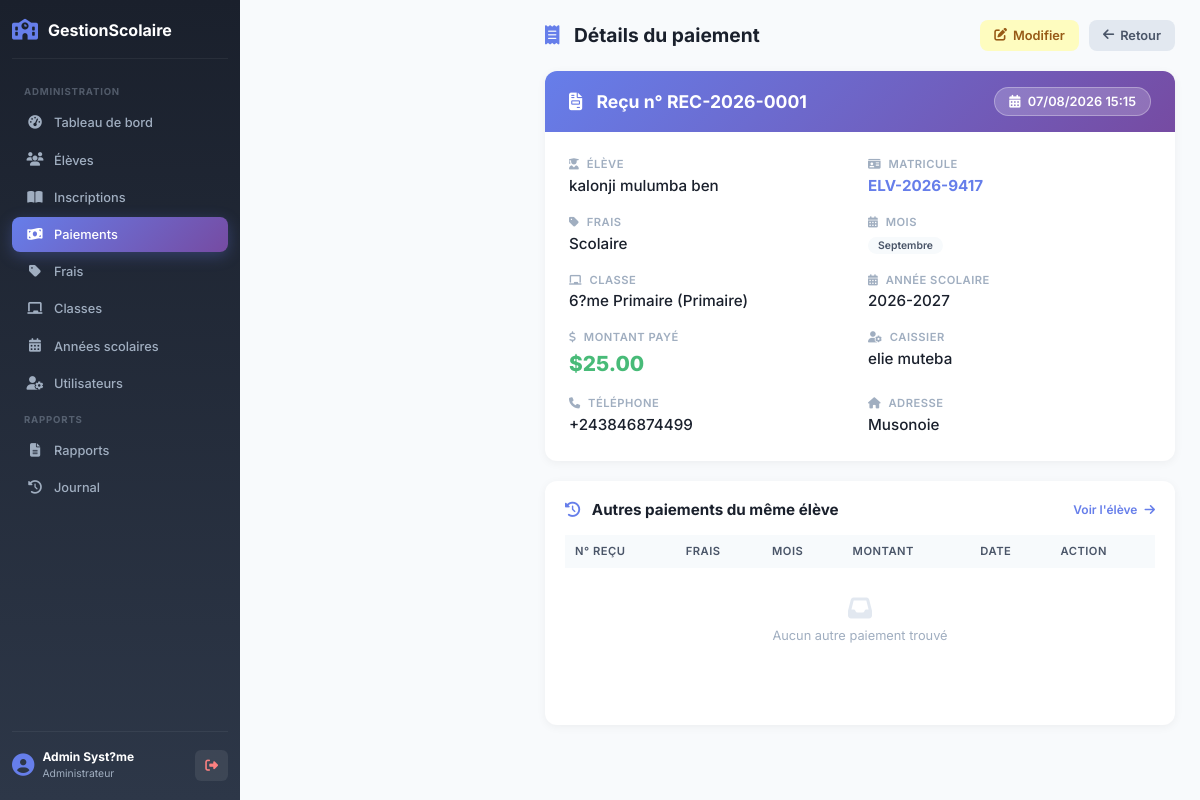
The page /admin/paiements/voir.php?id=1 (signed in) on the database its author committed.
### tables this page shows
CREATE TABLE `paiements` (
  `idPaiement` int(11) NOT NULL,
  `idInscription` int(11) NOT NULL,
  `idFrais` int(11) NOT NULL,
  `mois` enum('Septembre','Octobre','Novembre','D?cembre','Janvier','F?vrier','Mars','Avril','Mai','Juin','Juillet') DEFAULT NULL,
  `montantPaye` decimal(10,2) NOT NULL,
  `datePaiement` datetime DEFAULT current_timestamp(),
  `idCaissier` int(11) NOT NULL,
  `numeroRecu` varchar(50) DEFAULT NULL
);

CREATE TABLE `eleves` (
  `idEleve` int(11) NOT NULL,
  `matricule` varchar(30) NOT NULL,
  `nom` varchar(100) NOT NULL,
  `postNom` varchar(100) DEFAULT NULL,
  `prenom` varchar(100) DEFAULT NULL,
  `lieuNaissance` varchar(100) DEFAULT NULL,
  `sexe` enum('M','F') DEFAULT NULL,
  `dateNaissance` date DEFAULT NULL,
  `adresse` varchar(255) DEFAULT NULL,
  `telephone` varchar(20) DEFAULT NULL,
  `nomPere` varchar(100) DEFAULT NULL,
  `nomMere` varchar(100) DEFAULT NULL,
  `motDePasse` varchar(255) DEFAULT NULL,
  `idUtilisateur` int(11) DEFAULT NULL
);

CREATE TABLE `frais` (
  `idFrais` int(11) NOT NULL,
  `libelle` varchar(100) NOT NULL,
  `montant` decimal(10,2) NOT NULL,
  `typeFrais` enum('Inscription','Mensualit?','Autre') NOT NULL,
  `idAnnee` int(11) NOT NULL,
  `idNiveau` int(11) DEFAULT NULL,
  `statut` enum('Actif','Inactif') DEFAULT 'Actif'
);

CREATE TABLE `classes` (
  `idClasse` int(11) NOT NULL,
  `nomClasse` varchar(50) NOT NULL,
  `idNiveau` int(11) NOT NULL
);

CREATE TABLE `niveaux` (
  `idNiveau` int(11) NOT NULL,
  `nomNiveau` varchar(50) NOT NULL,
  `description` text DEFAULT NULL
);

CREATE TABLE `annees_scolaires` (
  `idAnnee` int(11) NOT NULL,
  `libelle` varchar(20) NOT NULL,
  `annee` varchar(20) DEFAULT NULL,
  `active` tinyint(1) DEFAULT 1
);

CREATE TABLE `utilisateurs` (
  `idUtilisateur` int(11) NOT NULL,
  `nom` varchar(100) NOT NULL,
  `postNom` varchar(100) DEFAULT NULL,
  `prenom` varchar(100) DEFAULT NULL,
  `sexe` enum('M','F') DEFAULT NULL,
  `telephone` varchar(20) DEFAULT NULL,
  `email` varchar(100) DEFAULT NULL,
  `username` varchar(50) NOT NULL,
  `motDePasse` varchar(255) NOT NULL,
  `idRole` int(11) NOT NULL,
  `statut` enum('Actif','Inactif') DEFAULT 'Actif'
);

### admin/paiements/voir.php (the view, shortened to what this page needs)
<?php
$db = db();
$idPaiement = isset($_GET['id']) ? intval($_GET['id']) : 0;
$stmt = $db->prepare("
    SELECT p.*,
           e.idEleve, e.matricule, e.nom, e.prenom, e.postNom, e.adresse, e.telephone,
           f.libelle as frais_libelle, f.montant as frais_montant,
           c.nomClasse, n.nomNiveau,
           a.libelle as annee,
           u.nom as caissier_nom, u.prenom as caissier_prenom
    FROM paiements p
    JOIN inscriptions i ON p.idInscription = i.idInscription
    JOIN eleves e ON i.idEleve = e.idEleve
    JOIN frais f ON p.idFrais = f.idFrais
    JOIN classes c ON i.idClasse = c.idClasse
    JOIN niveaux n ON c.idNiveau = n.idNiveau
    JOIN annees_scolaires a ON i.idAnnee = a.idAnnee
    JOIN utilisateurs u ON p.idCaissier = u.idUtilisateur
    WHERE p.idPaiement = :id
");
$stmt->execute(['id' => $idPaiement]);
$paiement = $stmt->fetch();
$stmt = $db->prepare("
    SELECT p.*, f.libelle as frais_libelle
    FROM paiements p
    JOIN frais f ON p.idFrais = f.idFrais
    WHERE p.idInscription = :inscription AND p.idPaiement != :id
    ORDER BY p.datePaiement DESC
    LIMIT 5
");
$stmt->execute([
    'inscription' => $paiement['idInscription'],
    'id' => $idPaiement
]);
$autres_paiements = $stmt->fetchAll();
include __DIR__ . '/../../includes/header.php';
?>
<div class="app-layout">
    <div class="sidebar-admin" id="sidebarAdmin">
        <div class="sidebar-logo">
            <i class="fas fa-school"></i>
            <span>GestionScolaire</span>
        </div>
        <ul class="sidebar-menu">
            <li class="menu-section">Administration</li>
            <li><a href="../dashboard.php"><i class="fas fa-tachometer-alt"></i> Tableau de bord</a></li>
            <li><a href="../eleves/index.php"><i class="fas fa-users"></i> Élèves</a></li>
            <li><a href="../inscriptions/index.php"><i class="fas fa-book-open"></i> Inscriptions</a></li>
            <li><a href="index.php" class="active"><i class="fas fa-money-bill-wave"></i> Paiements</a></li>
            <li><a href="../frais/index.php"><i class="fas fa-tag"></i> Frais</a></li>
            <li><a href="../classes/index.php"><i class="fas fa-chalkboard"></i> Classes</a></li>
            <li><a href="../annees/index.php"><i class="fas fa-calendar-alt"></i> Années scolaires</a></li>
            <li><a href="../utilisateurs/index.php"><i class="fas fa-user-cog"></i> Utilisateurs</a></li>
            <li class="menu-section">Rapports</li>
            <li><a href="../rapports/index.php"><i class="fas fa-file-alt"></i> Rapports</a></li>
            <li><a href="../journal/index.php"><i class="fas fa-history"></i> Journal</a></li>
        </ul>
        <div class="sidebar-footer">
            <div class="user-info">
                <i class="fas fa-user-circle"></i>
                <div>
                    <strong><?php echo $_SESSION['nom'] . ' ' . $_SESSION['prenom']; ?></strong>
                    <span><?php echo $_SESSION['role']; ?></span>
                </div>
            </div>
            <a href="../../logout.php" class="btn-logout" title="Déconnexion">
                <i class="fas fa-sign-out-alt"></i>
            </a>
        </div>
    </div>
    <div class="main-content">
        <div class="page-header">
            <h2>
                <i class="fas fa-receipt"></i>
                Détails du paiement
            </h2>
            <div class="header-right">
                <a href="modifier.php?id=<?php echo $idPaiement; ?>" class="btn-edit">
                    <i class="fas fa-edit"></i> Modifier
                </a>
                <a href="index.php" class="btn-back">
                    <i class="fas fa-arrow-left"></i> Retour
                </a>
            </div>
        </div>
        <div class="detail-card" id="detailCard">
            <div class="card-header">
                <h3>
                    <i class="fas fa-file-invoice"></i>
                    Reçu n° <?php echo htmlspecialchars($paiement['numeroRecu'] ?? 'Non généré'); ?>
                </h3>
                <span class="badge-recu">
                    <i class="fas fa-calendar-alt me-1"></i>
                    <?php echo date('d/m/Y H:i', strtotime($paiement['datePaiement'])); ?>
                </span>
            </div>
            <div class="card-body">
                <div class="info-grid">
                    <div class="info-item">
                        <span class="label"><i class="fas fa-user-graduate me-1"></i> Élève</span>
                        <span class="value">
                            <?php echo htmlspecialchars($paiement['nom'] . ' ' . ($paiement['postNom'] ?? '') . ' ' . $paiement['prenom']); ?>
                        </span>
                    </div>
                    <div class="info-item">
                        <span class="label"><i class="fas fa-id-card me-1"></i> Matricule</span>
                        <span class="value"><strong><?php echo htmlspecialchars($paiement['matricule']); ?></strong></span>
                    </div>
                    <div class="info-item">
                        <span class="label"><i class="fas fa-tag me-1"></i> Frais</span>
                        <span class="value"><?php echo htmlspecialchars($paiement['frais_libelle']); ?></span>
                    </div>
                    <div class="info-item">
                        <span class="label"><i class="fas fa-calendar-alt me-1"></i> Mois</span>
                        <span class="value">
                            <?php if (!empty($paiement['mois'])): ?>
                                <span class="badge-mois"><?php echo htmlspecialchars($paiement['mois']); ?></span>
                            <?php else: ?>
                                <span class="text-muted">-</span>
                            <?php endif; ?>
                        </span>
                    </div>
                    <div class="info-item">
                        <span class="label"><i class="fas fa-chalkboard me-1"></i> Classe</span>
                        <span class="value"><?php echo htmlspecialchars($paiement['nomClasse'] . ' (' . $paiement['nomNiveau'] . ')'); ?></span>
                    </div>
                    <div class="info-item">
                        <span class="label"><i class="fas fa-calendar-alt me-1"></i> Année scolaire</span>
                        <span class="value"><?php echo htmlspecialchars($paiement['annee']); ?></span>
                    </div>
                    <div class="info-item">
                        <span class="label"><i class="fas fa-dollar-sign me-1"></i> Montant payé</span>
                        <span class="value">
                            <span class="montant">$<?php echo number_format($paiement['montantPaye'], 2); ?></span>
                        </span>
                    </div>
                    <div class="info-item">
                        <span class="label"><i class="fas fa-user-cog me-1"></i> Caissier</span>
                        <span class="value"><?php echo htmlspecialchars($paiement['caissier_nom'] . ' ' . $paiement['caissier_prenom']); ?></span>
                    </div>
                    <div class="info-item">
                        <span class="label"><i class="fas fa-phone me-1"></i> Téléphone</span>
                        <span class="value"><?php echo htmlspecialchars($paiement['telephone'] ?? '-'); ?></span>
                    </div>
                    <div class="info-item">
                        <span class="label"><i class="fas fa-home me-1"></i> Adresse</span>
                        <span class="value"><?php echo htmlspecialchars($paiement['adresse'] ?? '-'); ?></span>
                    </div>
                </div>
            </div>
        </div>
        <div class="widget">
            <div class="widget-header">
                <h5>
                    <i class="fas fa-history"></i>
                    Autres paiements du même élève
                </h5>
                <?php if (isset($paiement['idEleve'])): ?>
                    <a href="../eleves/voir.php?id=<?php echo $paiement['idEleve']; ?>" class="widget-action">
                        Voir l'élève <i class="fas fa-arrow-right ms-1"></i>
                    </a>
                <?php endif; ?>
            </div>
            <div class="table-responsive">
                <table class="table table-custom">
                    <thead>
                        <tr>
                            <th>N° Reçu</th>
                            <th>Frais</th>
                            <th>Mois</th>
                            <th>Montant</th>
                            <th>Date</th>
                            <th>Action</th>
                        </tr>
                    </thead>
                    <tbody>
                        <?php if (empty($autres_paiements)): ?>
                            <tr>
                                <td colspan="6">
                                    <div class="empty-state">
                                        <i class="fas fa-inbox"></i>
                                        <p>Aucun autre paiement trouvé</p>
                                    </div>
                                </td>
                            </tr>
                        <?php endif; ?>
                    </tbody>
                </table>
            </div>
        </div>
        <?php include __DIR__ . '/../../includes/footer.php'; ?>
</body>
</html>

### assets/css/style.css (style rules this page uses)
* { margin: 0; padding: 0; box-sizing: border-box; }
body { font-family: 'Inter', -apple-system, BlinkMacSystemFont, sans-serif; background: #f8fafc; overflow-x: hidden; }
.main-content { margin-left: 280px; min-height: 100vh; padding: 20px 30px; }

### rows shown on the page
paiements: numeroRecu "REC-2026-0001", datePaiement "07/08/2026 15:15", eleves.nom+postNom+prenom "kalonji mulumba ben", eleves.matricule "ELV-2026-9417", idFrais.libelle "Scolaire", mois "Septembre", classes.nomClasse "6?me Primaire (Primaire)", annees_scolaires.libelle "2026-2027", montantPaye "25.00", idCaissier.prenom "elie muteba", eleves.telephone "+243846874499", eleves.adresse "Musonoie"

### other values the page prints
$_SESSION['nom'] "Admin"
$_SESSION['prenom'] "Syst?me"
$_SESSION['role'] "Administrateur"
